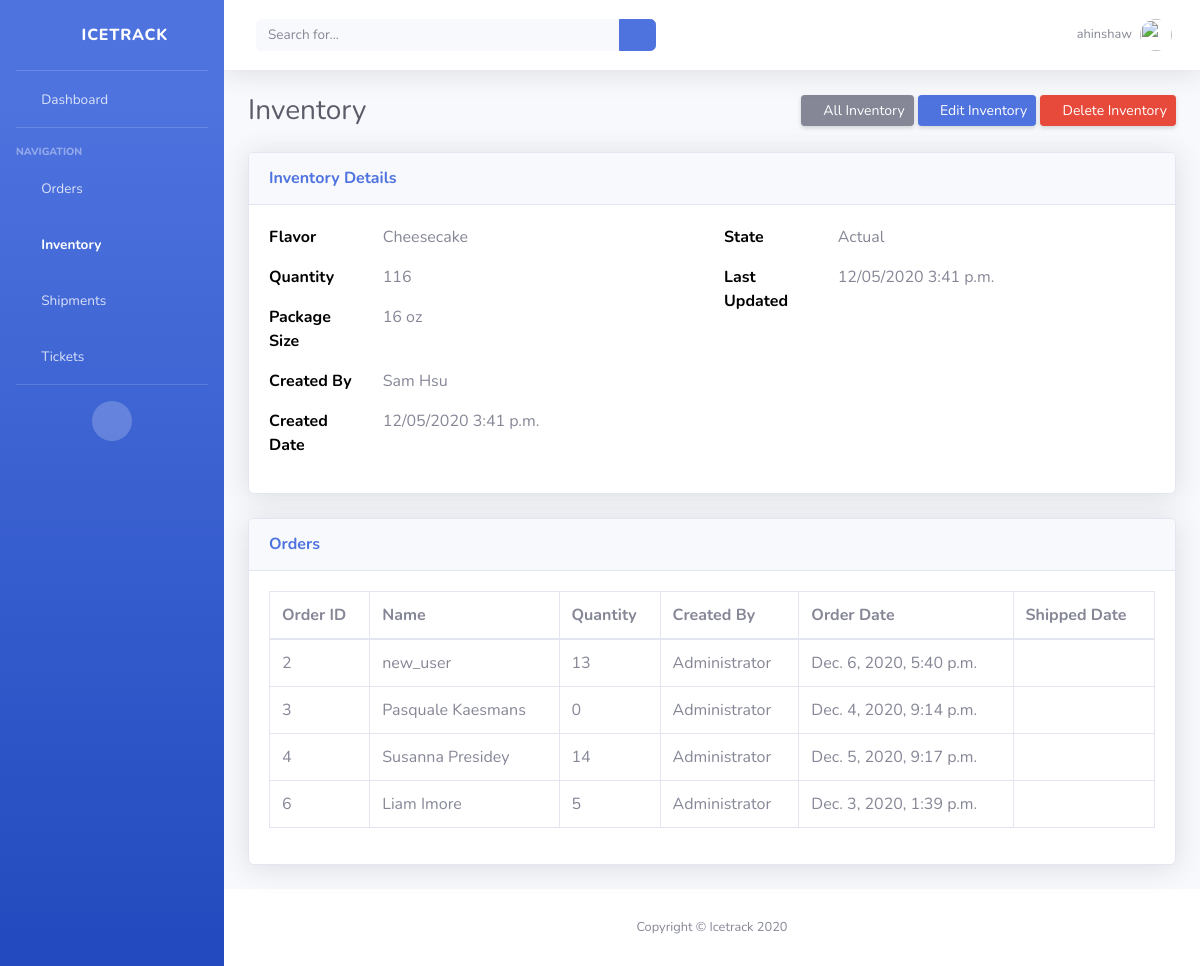
The page /inventory/3/ (signed in) on the database its author committed.
### icetrack/models.py (models this page shows, shortened)
class Inventory(models.Model):
    STATE_CHOICES = [
        ('Actual', 'Actual'),
        ('Planned', 'Planned'),
        ('Spoilage', 'Spoilage'),
        ('Defective', 'Defective'),
    ]
    item_name = models.CharField(max_length=50, null=True)
    quantity = models.IntegerField(default='0', blank=True, null=True)
    package_size = models.IntegerField(default='0', blank=True, null=True)
    state = models.CharField(max_length=10, choices=STATE_CHOICES, default='Planned')
    received_quantity = models.IntegerField(default='0', blank=True, null=True)
    received_by = models.CharField(max_length=50, blank=True, null=True)
    num_orders = models.IntegerField(default='0', blank=True, null=True)
    sold_quantity = models.IntegerField(default='0', blank=True, null=True)
    sold_by = models.CharField(max_length=50, blank=True, null=True)
    sold_to = models.CharField(max_length=50, blank=True, null=True)
    created_by = models.CharField(max_length=50, blank=True, null=True, default='Administrator')
    reorder_level = models.IntegerField(default='0', blank=True, null=True)
    date_created = models.DateTimeField(auto_now_add=True, auto_now=False)
    last_updated = models.DateTimeField(auto_now_add=False, auto_now=True)
    export_to_CSV = models.BooleanField(default=False)

class Order(models.Model):
    STATUS_CHOICES = [
        ('Placed', 'Placed'),
        ('Fulfilled', 'Fulfilled'),
        ('Canceled', 'Canceled'),
    ]
    name = models.CharField(max_length=50, blank=True, null=True)
    items = models.ManyToManyField('Inventory', blank=True, through='OrderItem')
    status = models.CharField(max_length=10, choices=STATUS_CHOICES, default='Placed')
    order_date = models.DateTimeField(auto_now_add=True, auto_now=False)
    created_by = models.ForeignKey(User, on_delete=models.CASCADE)

class OrderItem(models.Model):
    order = models.ForeignKey('Order', on_delete=models.CASCADE)
    inventory_item = models.ForeignKey('Inventory', on_delete=models.CASCADE)
    quantity_on_order = models.IntegerField(default='0', blank=True, null=True)
    submitted = models.BooleanField(default=False, blank=True, null=True)
    def __str__(self):
        return str(self.quantity_on_order)

### icetrack/views.py (the view)
# urls.py: path('inventory/<int:pk>/', InventoryDetailView.as_view(), name="inventory_detail"),
@method_decorator(login_required, name='dispatch')
class InventoryDetailView(DetailView):
    model = Inventory
    template_name = 'inventory_detail.html'
    def dispatch(self, request, *args, **kwargs):
        if not request.user.is_staff:
            return redirect('home')
        return super(InventoryDetailView, self).dispatch(request, *args, **kwargs)
    def get_context_data(self, **kwargs):
        context = super().get_context_data(**kwargs)
        context['orders'] = Order.objects.filter(items=self.kwargs['pk'])
        context['order_items'] = OrderItem.objects.filter(inventory_item=self.kwargs['pk'])
        return context

### templates/inventory_detail.html (shortened to what this page needs)
{% extends 'base_authenticated.html' %}
{% block content%}
<div class="container-fluid">
    <div class="d-sm-flex align-items-center justify-content-between mb-4">
        <h1 class="h3 mb-0 text-gray-800">Inventory</h1>
        <div>
            <a href="{% url 'inventory' %}" class="d-none d-sm-inline-block btn btn-sm btn-secondary shadow-sm"><i class="fas fa-chevron-left fa-sm text-white-50"></i> All Inventory</a>
            <a href="{% url 'update_inventory' object.id %}" class="d-none d-sm-inline-block btn btn-sm btn-primary shadow-sm"><i class="fas fa-edit fa-sm text-white-50"></i> Edit Inventory</a>
            <a href="{% url 'delete_inventory' object.id %}" class="d-none d-sm-inline-block btn btn-sm btn-danger shadow-sm"><i class="fas fa-trash fa-sm text-white-50"></i> Delete Inventory</a>
        </div>
    </div>
    <div class="card shadow mb-4">
        <div class="card-header py-3">
            <h6 class="m-0 font-weight-bold text-primary">Inventory Details</h6>
        </div>
        <div class="card-body">
            <div class="row">
                <div class="col">
                    <div class="row">
                        <div class="col-3">
                            <p><strong style="color:#000000">Flavor</strong></p>
                        </div>
                        <div class="col-9" style="width: 8rem;">
                            <p>{{ object.item_name }}</p>
                        </div>
                    </div>
                    <div class="row">
                        <div class="col-3">
                            <p><strong style="color:#000000">Quantity</strong></p>
                        </div>
                        <div class="col-9">
                            <p>{{ object.quantity }}</p>
                        </div>
                    </div>
                    <div class="row">
                        <div class="col-3">
                            <p><strong style="color:#000000">Package Size</strong></p>
                        </div>
                        <div class="col-9">
                            <p>{{ object.package_size }} oz</p>
                        </div>
                    </div>
                    <div class="row">
                        <div class="col-3">
                            <p><strong style="color:#000000">Created By</strong></p>
                        </div>
                        <div class="col-9">
                            {% if object.created_by is None %}
                                <p>N/A</p>
                            {% else %}
                                <p>{{ object.created_by }}</p>
                            {% endif %}
                        </div>
                    </div>
                    <div class="row">
                        <div class="col-3">
                            <p><strong style="color:#000000">Created Date</strong></p>
                        </div>
                        <div class="col-9">
                            <p>{{ object.date_created|date:"SHORT_DATETIME_FORMAT" }}</p>
                        </div>
                    </div>
                </div>
                <div class="col">
                    <div class="row">
                        <div class="col-3">
                            <p><strong style="color:#000000">State</strong></p>
                        </div>
                        <div class="col-9">
                            <p>{{ object.state }}</p>
                        </div>
                    </div>
                    <div class="row">
                        <div class="col-3">
                            <p><strong style="color:#000000">Last Updated</strong></p>
                        </div>
                        <div class="col-9">
                            <p>{{ object.last_updated|date:"SHORT_DATETIME_FORMAT" }}</p>
                        </div>
                    </div>
                </div>
            </div>
        </div>
    </div>
    <div class="card shadow mb-4">
        <div class="card-header py-3">
            <h6 class="m-0 font-weight-bold text-primary">Orders</h6>
        </div>
        <div class="card-body">
            <div class="table-responsive">
                <table class="table table-bordered" id="dataTable" width="100%" cellspacing="0">
                    <thead>
                        <tr>
                            <th>Order ID</th>
                            <th>Name</th>
                            <th>Quantity</th>
                            <th>Created By</th>
                            <th>Order Date</th>
                            <th>Shipped Date</th>
                        </tr>
                    </thead>
                    <tbody>
                        {% for order in orders %}
                            <tr>
                                <td>{{ order.id }}</td>
                                <td>{{ order.name }}</td>
                                <td>
                                    {% for order_item in order_items %}
                                        {% if order_item.order == order %}
                                            {{ order_item }}
                                        {% endif %}
                                    {% endfor %}
                                </td>
                                <td>Administrator</td>
                                <td>{{ order.order_date }}</td>
                                <td>{{ order.shipped_date }}</td>
                            </tr>
                        {% endfor %}
                    </tbody>
                </table>
            </div>
        </div>
    </div>
</div>
{% endblock content %}

### templates/base_authenticated.html (shortened to what this page needs)
{% load static %}
<head>
    <link href="{% static 'vendor/fontawesome-free/css/all.min.css' %}" rel="stylesheet" type="text/css">
    <link href="{% static 'css/sb-admin-2.min.css' %}" rel="stylesheet">
</head>
<body id="page-top">
    <div id="wrapper">
        <ul class="navbar-nav bg-gradient-primary sidebar sidebar-dark accordion" id="accordionSidebar">
            <a class="sidebar-brand d-flex align-items-center justify-content-center" href="{% url 'home' %}">
                <div class="sidebar-brand-icon rotate-n-15">
                    <i class="fas fa-ice-cream"></i>
                </div>
                <div class="sidebar-brand-text mx-3">Icetrack</div>
            </a>
            <hr class="sidebar-divider my-0">
            <li class="nav-item {% if request.path == '/' %} active {% endif %}">
                <a class="nav-link" href="{% url 'home' %}">
                    <i class="fas fa-fw fa-tachometer-alt"></i>
                    <span>Dashboard</span></a>
            </li>
            <hr class="sidebar-divider">
            <div class="sidebar-heading">
                Navigation
            </div>
            <li class="nav-item {% if 'order' in request.path %} active {% endif %}">
                <a class="nav-link" href="{% url 'orders' %}">
                    <i class="fas fa-fw fa-chart-area"></i>
                    <span>Orders</span></a>
            </li>
            <li class="nav-item {% if 'inventory' in request.path %} active {% endif %}">
                <a class="nav-link" href="{% url 'inventory' %}">
                    <i class="fas fa-fw fa-boxes"></i>
                    <span>Inventory</span></a>
            </li>
            <li class="nav-item {% if 'shipment' in request.path %} active {% endif %}">
                <a class="nav-link" href="{% url 'shipments' %}">
                    <i class="fas fa-fw fa-truck"></i>
                    <span>Shipments</span></a>
            </li>
            <li class="nav-item {% if 'ticket' in request.path %} active {% endif %}">
                <a class="nav-link" href="{% url 'tickets' %}">
                    <i class="fas fa-fw fa-table"></i>
                    <span>Tickets</span></a>
            </li>
            <hr class="sidebar-divider d-none d-md-block">
            <div class="text-center d-none d-md-inline">
                <button class="rounded-circle border-0" id="sidebarToggle"></button>
            </div>
        </ul>
        <div id="content-wrapper" class="d-flex flex-column">
            <div id="content">
                <nav class="navbar navbar-expand navbar-light bg-white topbar mb-4 static-top shadow">
                    <form
                        class="d-none d-sm-inline-block form-inline mr-auto ml-md-3 my-2 my-md-0 mw-100 navbar-search">
                        <div class="input-group">
                            <input type="text" class="form-control bg-light border-0 small" placeholder="Search for..."
                                aria-label="Search" aria-describedby="basic-addon2">
                            <div class="input-group-append">
                                <button class="btn btn-primary" type="button">
                                    <i class="fas fa-search fa-sm"></i>
                                </button>
                            </div>
                        </div>
                    </form>
                    <ul class="navbar-nav ml-auto">
                        <li class="nav-item dropdown no-arrow d-sm-none">
                        <li class="nav-item dropdown no-arrow">
                            <a class="nav-link dropdown-toggle" id="userDropdown" role="button"
                                data-toggle="dropdown" aria-haspopup="true" aria-expanded="false">
                                <span class="mr-2 d-none d-lg-inline text-gray-600 small">{{ request.user.username }}</span>
                                <img class="img-profile rounded-circle"
                                    src="{% static 'img/undraw_profile.svg' %}">
                            </a>
                        </li>
                    </ul>
                </nav>
                {% block content %}
                {% endblock %}
            </div>
            <footer class="sticky-footer bg-white">
                <div class="container my-auto">
                    <div class="copyright text-center my-auto">
                        <span>Copyright &copy; Icetrack 2020</span>
                    </div>
                </div>
            </footer>
        </div>
    </div>

### rows shown on the page
Inventory: item_name "Cheesecake", quantity "116", package_size "16", created_by "Sam Hsu", date_created "12/05/2020 3:41 p.m.", state "Actual", last_updated "12/05/2020 3:41 p.m."
Order: id "2", name "new_user", order_date "Dec. 6, 2020, 5:40 p.m."
OrderItem: quantity_on_order "13"
Order: id "3", name "Pasquale Kaesmans", order_date "Dec. 4, 2020, 9:14 p.m."
OrderItem: quantity_on_order "0"
Order: id "4", name "Susanna Presidey", order_date "Dec. 5, 2020, 9:17 p.m."
OrderItem: quantity_on_order "14"
Order: id "6", name "Liam Imore", order_date "Dec. 3, 2020, 1:39 p.m."
OrderItem: quantity_on_order "5"

### other values the page prints
{{ request.user.username }} "ahinshaw"
